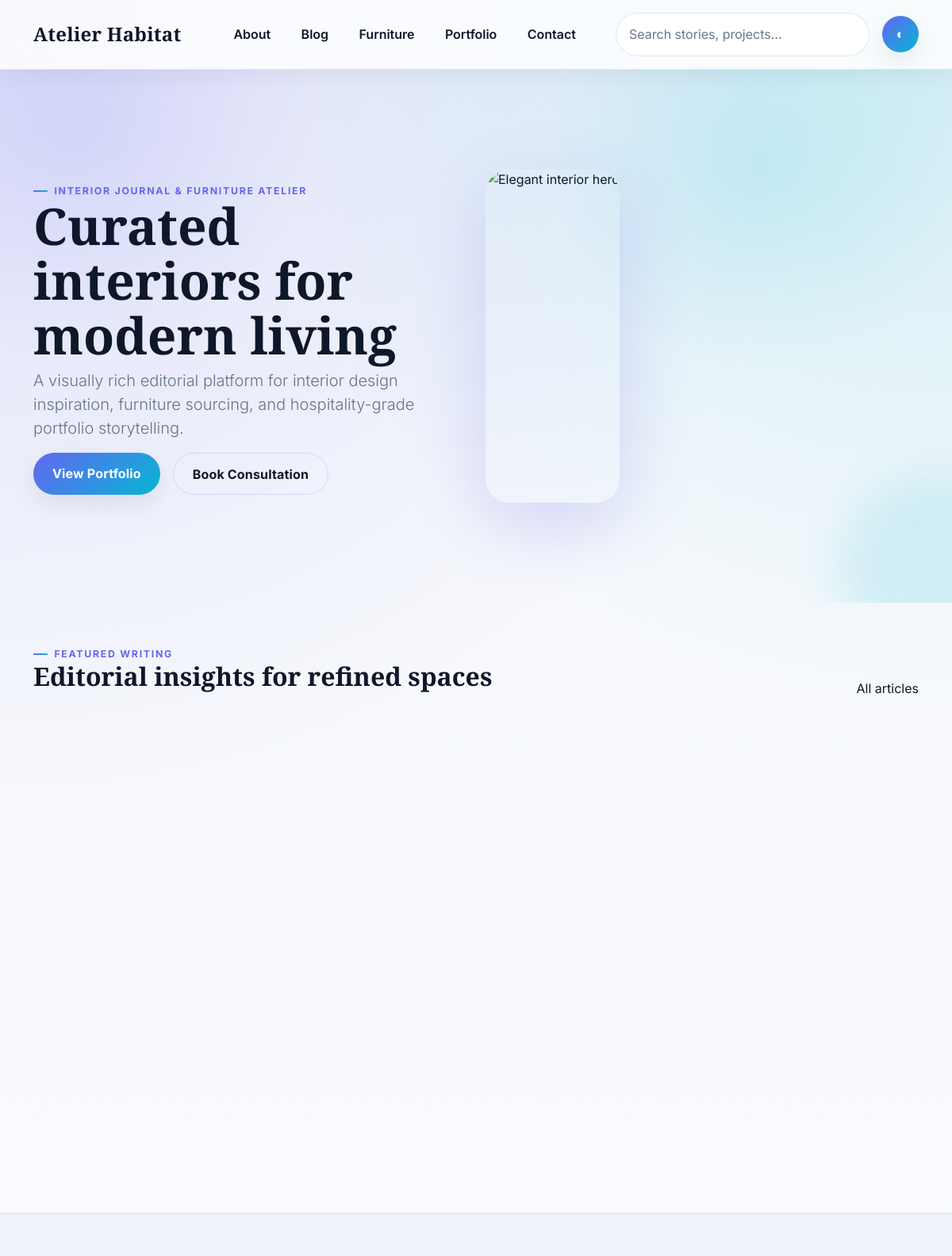
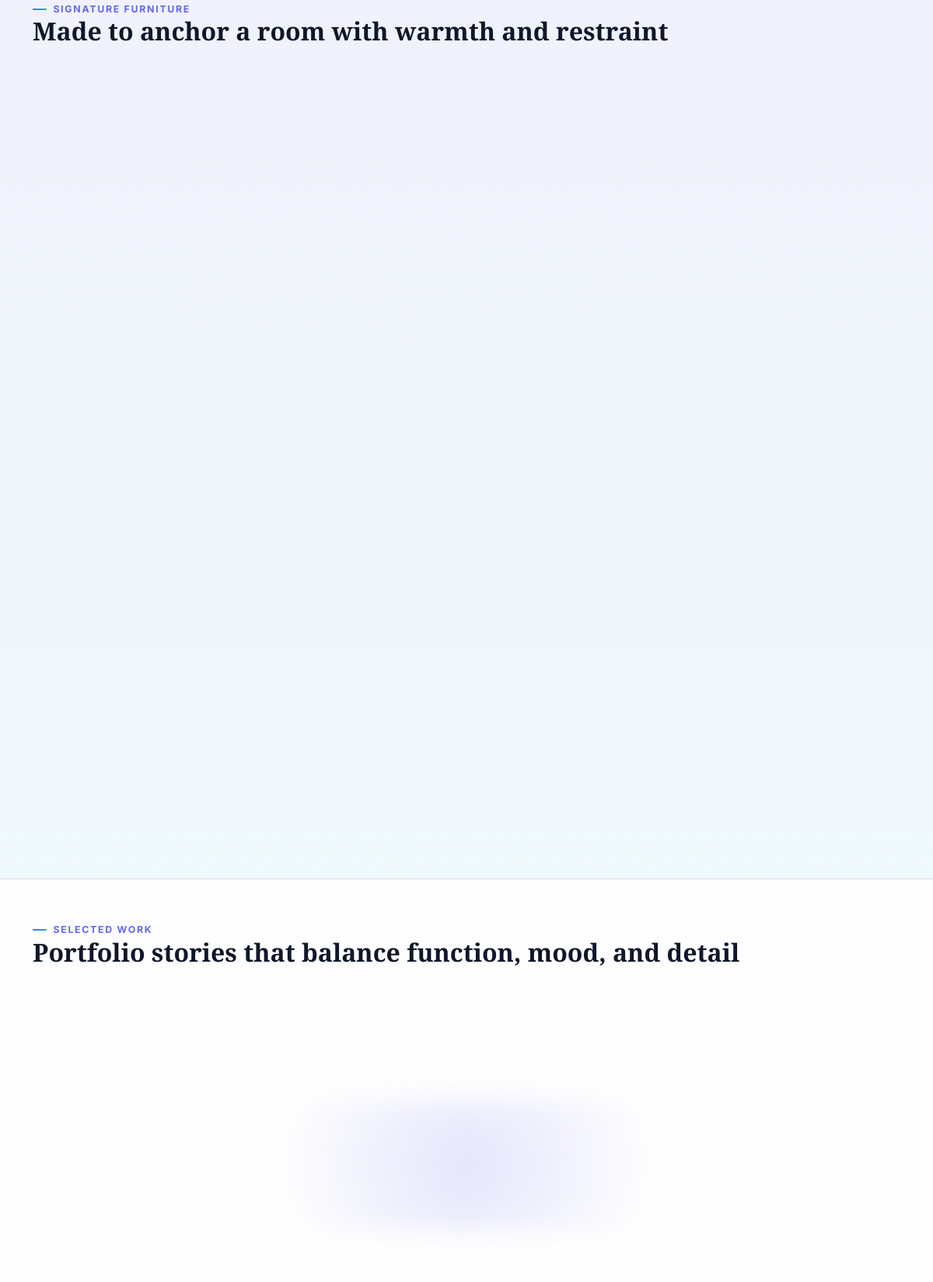
The page / (upper part) on the database its author committed (2 pictures, top to bottom).
### core/models.py (models this page shows, shortened)
class SiteSettings(models.Model):
    site_name = models.CharField(max_length=120, default='Atelier Habitat')
    tagline = models.CharField(max_length=200, default='Interior stories, furniture curation, and spatial elegance.')
    hero_title = models.CharField(max_length=200, default='Curated interiors for modern living')
    hero_subtitle = models.TextField(default='A premium editorial platform blending interior design insights, furniture selections, and portfolio-driven storytelling for discerning homeowners and boutique hospitality brands.')
    about_text = models.TextField(default='Atelier Habitat is a Dhaka-rooted interior design editorial brand focused on warm minimalism, layered textures, and functional luxury across residential and boutique commercial spaces.')
    contact_email = models.EmailField(default='hello@atelierhabitat.com')
    phone = models.CharField(max_length=50, default='+880 1700-000000')
    address = models.CharField(max_length=255, default='Gulshan Avenue, Dhaka, Bangladesh')
    map_embed = models.TextField(blank=True)
    instagram = models.URLField(blank=True)
    facebook = models.URLField(blank=True)
    linkedin = models.URLField(blank=True)
    meta_description = models.CharField(max_length=255, default='Luxury interior design and furniture blog with portfolio case studies and contact-ready lead generation.')
    updated_at = models.DateTimeField(auto_now=True)

### core/views.py (the view)
# urls.py: path('', views.home, name='home'),
def home(request):
    featured_posts = list(BlogPost.objects.filter(published=True, featured=True)[:3])
    latest_posts = list(BlogPost.objects.filter(published=True)[:6])
    featured_furniture = list(FurnitureItem.objects.filter(published=True, featured=True)[:6])
    featured_projects = list(PortfolioProject.objects.filter(published=True, featured=True)[:4])
    attach_many(featured_posts, BLOG_IMAGE_URLS, 'featured_image')
    attach_many(latest_posts, BLOG_IMAGE_URLS, 'featured_image')
    attach_many(featured_furniture, FURNITURE_IMAGE_URLS, 'cover_image')
    attach_many(featured_projects, PROJECT_IMAGE_URLS, 'cover_image')
    context = {
        'featured_posts': featured_posts,
        'latest_posts': latest_posts,
        'featured_furniture': featured_furniture,
        'featured_projects': featured_projects,
        'subscriber_form': SubscriberForm(),
    }
    return render(request, 'core/home.html', context)

### contact/forms.py
class SubscriberForm(forms.ModelForm):
    class Meta:
        model = Subscriber
        fields = ['email']
        widgets = {'email': forms.EmailInput(attrs={'class':'form-control', 'placeholder':'Your email address'})}

### blog/models.py (called while the page is built)
    def get_absolute_url(self): return reverse('blog_detail', args=[self.slug])

### core/context_processors.py (called while the page is built)
def site_settings(request):
    return {
        'site_settings': SiteSettings.objects.first(),
        'hero_image_url': HERO_IMAGE_URL,
    }

### core/remote_assets.py (called while the page is built)
def _stable_index(key: str, size: int) -> int:
    if size <= 0:
        return 0
    return sum(ord(char) for char in (key or "")) % size

def _fallback_url(field) -> str:
    try:
        return field.url
    except Exception:
        return ""

def attach_image_url(obj, urls, image_field_name, target_attr="display_image_url"):
    source_key = getattr(obj, "slug", None) or getattr(obj, "title", None) or str(getattr(obj, "pk", ""))
    remote_url = urls[_stable_index(str(source_key), len(urls))] if urls else ""
    fallback = _fallback_url(getattr(obj, image_field_name, None)) if hasattr(obj, image_field_name) else ""
    setattr(obj, target_attr, remote_url or fallback)
    return obj

def attach_many(objects, urls, image_field_name, target_attr="display_image_url"):
    for obj in objects:
        attach_image_url(obj, urls, image_field_name, target_attr=target_attr)
    return objects

### furniture/models.py (called while the page is built)
    def get_absolute_url(self): return reverse('furniture_detail', args=[self.slug])

### portfolio/models.py (called while the page is built)
    def get_absolute_url(self): return reverse('portfolio_detail', args=[self.slug])

### templates/core/home.html (shortened to what this page needs)
{% extends 'base.html' %}{% block title %}{{ site_settings.site_name }} | Luxury Interior Design Blog{% endblock %}
{% block content %}
<section class="hero-section parallax-section">
  <div class="container py-5">
    <div class="row align-items-center g-4 min-vh-75">
      <div class="col-lg-6 reveal"><span class="section-kicker">Interior Journal & Furniture Atelier</span><h1 class="display-3 hero-title">{{ site_settings.hero_title }}</h1><p class="lead text-muted">{{ site_settings.hero_subtitle }}</p><div class="d-flex gap-3"><a href="/portfolio/" class="btn btn-dark rounded-pill px-4">View Portfolio</a><a href="/contact/" class="btn btn-outline-dark rounded-pill px-4">Book Consultation</a></div></div>
      <div class="col-lg-6 reveal"><img src="{{ hero_image_url }}" class="img-fluid floating-card remote-hero-image" alt="Elegant interior hero"></div>
    </div>
  </div>
</section>
<section class="py-5"><div class="container"><div class="section-head d-flex justify-content-between align-items-end mb-4"><div><span class="section-kicker">Featured writing</span><h2 class="section-title">Editorial insights for refined spaces</h2></div><a href="/blog/" class="link-dark">All articles</a></div><div class="row g-4"></div></div></section>
<section class="py-5 bg-soft"><div class="container"><div class="section-head mb-4"><span class="section-kicker">Signature furniture</span><h2 class="section-title">Made to anchor a room with warmth and restraint</h2></div><div class="row g-4"></div></div></section>
<section class="py-5"><div class="container"><div class="section-head mb-4"><span class="section-kicker">Selected work</span><h2 class="section-title">Portfolio stories that balance function, mood, and detail</h2></div><div class="row g-4 masonry-grid"></div></div></section>
<section class="py-5 testimonial-band"></section>
{% endblock %}

### templates/partials/header.html (shortened to what this page needs)
<nav class="navbar navbar-expand-lg navbar-light py-3 sticky-top glass-nav">
  <div class="container">
    <a class="navbar-brand brand-title" href="/">{{ site_settings.site_name|default:'Atelier Habitat' }}</a>
    <div class="collapse navbar-collapse" id="navMenu">
      <ul class="navbar-nav mx-auto gap-lg-2 align-items-lg-center">
        <li class="nav-item"><a class="nav-link" href="/about/">About</a></li>
        <li class="nav-item"><a class="nav-link" href="/blog/">Blog</a></li>
        <li class="nav-item"><a class="nav-link" href="/furniture/">Furniture</a></li>
        <li class="nav-item"><a class="nav-link" href="/portfolio/">Portfolio</a></li>
        <li class="nav-item"><a class="nav-link" href="/contact/">Contact</a></li>
      </ul>
      <form class="d-flex nav-search" action="/search/">
        <input name="q" class="form-control rounded-pill search-input" placeholder="Search stories, projects..." aria-label="Search">
      </form>
      <button class="theme-toggle ms-3" onclick="toggleTheme()" aria-label="Toggle theme">◐</button>
    </div>
  </div>
</nav>

### rows shown on the page
SiteSettings: site_name "Atelier Habitat", hero_title "Curated interiors for modern living", hero_subtitle "A visually rich editorial platform for interior design inspiration, furniture sourcing, and hospitality-grade portfolio storytelling."
